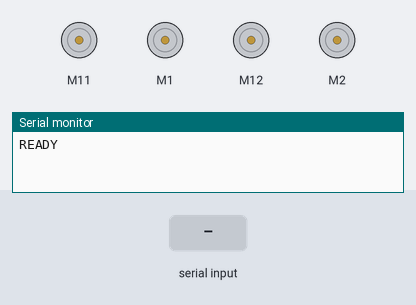
A sketch run on a simulated Arduino Mega 2560, built with avr-gcc and run on an emulated ATmega2560. On the bench: 4 × DC motor (green arrow = forward, orange = backward, longer = faster), the last lines printed to the serial monitor. The inputs (shaded band) are chosen by the test bench.

Above: at 1.4 s.
1.5 s: "M 90 45 200 10\n" received over Serial
At 2.0 s:
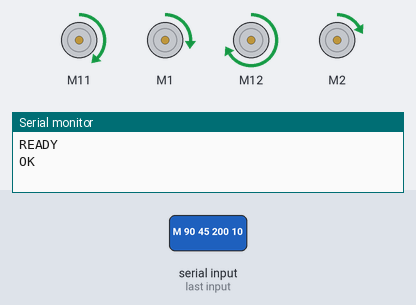
6.0 s: "E90\n" received over Serial
At 6.6 s:
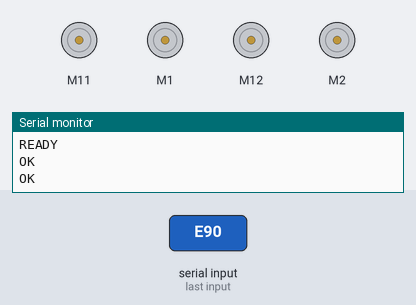
Timing chart, 0 to 8.5 s (numbered marks = the images above; inputs shaded):
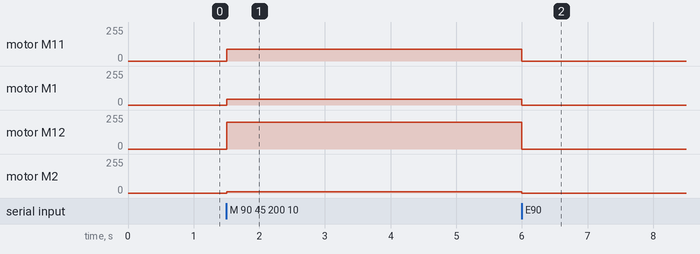

Measured:
- after the input at 1.5 s, motor M11: stopped → forward 90/255 at once; motor M1: stopped → forward 45/255 at once; motor M12: stopped → forward 200/255 at once; motor M2: stopped → forward 10/255 at once
- after the input at 6.0 s, motor M11: forward 90/255 → stopped at once; motor M1: forward 45/255 → stopped at once; motor M12: forward 200/255 → stopped at once; motor M2: forward 10/255 → stopped at once

The sketch:

megapi_firmware.ino
```cpp
#include <Arduino.h>
#include <MeMegaPi.h>

// ===== PORT MAPPING =====

// 1A->Motor1 (FR), 1B->Motor2 (BR), 2A->Motor3 (BL), 2B->Motor4 (FL)
MeMegaPiDCMotor motor1(PORT1A); // Front Right
MeMegaPiDCMotor motor2(PORT1B); // Back Right
MeMegaPiDCMotor motor3(PORT2A); // Back Left
MeMegaPiDCMotor motor4(PORT2B); // Front Left

// Sensors on the A6..A15 3-row header (SIG/5V/GND)
const uint8_t PIN_IR_L   = A6;  // IR Proximity Sensor 1
const uint8_t PIN_IR_C   = A7;  // IR Proximity Sensor 2
const uint8_t PIN_IR_R   = A8;  // IR Proximity Sensor 3

const uint8_t PIN_LINE_1 = A9;  // Line follower 1
const uint8_t PIN_LINE_2 = A10; // Line follower 2

const uint8_t PIN_IMPACT_1 = A11; // Impact switch 1
const uint8_t PIN_IMPACT_2 = A12; // Impact switch 2

// ===== HELPER FUNCTIONS =====

// MegaPi motor library expects motor speed in range [-255, +255]
static int clamp255(int v){ if(v>255) return 255; if(v<-255) return -255; return v; }

static void setAllMotors(int a,int b,int c,int d){
  motor1.run(clamp255(a));
  motor2.run(clamp255(b));
  motor3.run(clamp255(c));
  motor4.run(clamp255(d));
}

static void emergencyStop(){ setAllMotors(0,0,0,0); }

// Convert 0-1023 analog values to 0/1 with a threshold
static int asDigital(int analogValue){
  return (analogValue > 512) ? 1 : 0;
}

static void sendSensors(){
  int irL = analogRead(PIN_IR_L);
  int irC = analogRead(PIN_IR_C);
  int irR = analogRead(PIN_IR_R);

  int line1 = asDigital(analogRead(PIN_LINE_1));
  int line2 = asDigital(analogRead(PIN_LINE_2));

  int impact1 = asDigital(analogRead(PIN_IMPACT_1));
  int impact2 = asDigital(analogRead(PIN_IMPACT_2));

  Serial.print("S ");
  Serial.print(irL); Serial.print(' ');
  Serial.print(irC); Serial.print(' ');
  Serial.print(irR); Serial.print(' ');
  Serial.print(impact1); Serial.print(' ');
  Serial.print(impact2); Serial.print(' ');
  Serial.print(line1); Serial.print(' ');
  Serial.print(line2);
  Serial.print('\n');
}

// serial protocol parser (newline-terminated commands)
static bool readLine(char *buf, size_t maxLen){
  static size_t idx=0;
  while(Serial.available()){
    char c=Serial.read();
    if(c=='\r') continue;
    // accumulates characters from Serial until a newline is encountered
    if(c=='\n'){ buf[idx]='\0'; idx=0; return true; }
    if(idx<maxLen-1) buf[idx++]=c;
  }
  return false;
}

// ===== SETUP & LOOP =====

void setup(){
  Serial.begin(115200);
  emergencyStop();
  delay(200);
  Serial.println("READY");
}

void loop(){
  char line[64];
  if(!readLine(line,sizeof(line))) return;

  if(line[0]=='M'){
    int a,b,c,d;
    if(sscanf(line,"M %d %d %d %d",&a,&b,&c,&d)==4){
      setAllMotors(a,b,c,d);
      Serial.println("OK");
    } else Serial.println("ERR");
  } else if(line[0]=='S'){
    sendSensors();
  } else if(line[0]=='E'){
    emergencyStop();
    Serial.println("OK");
  } else {
    Serial.println("ERR");
  }
}
```
